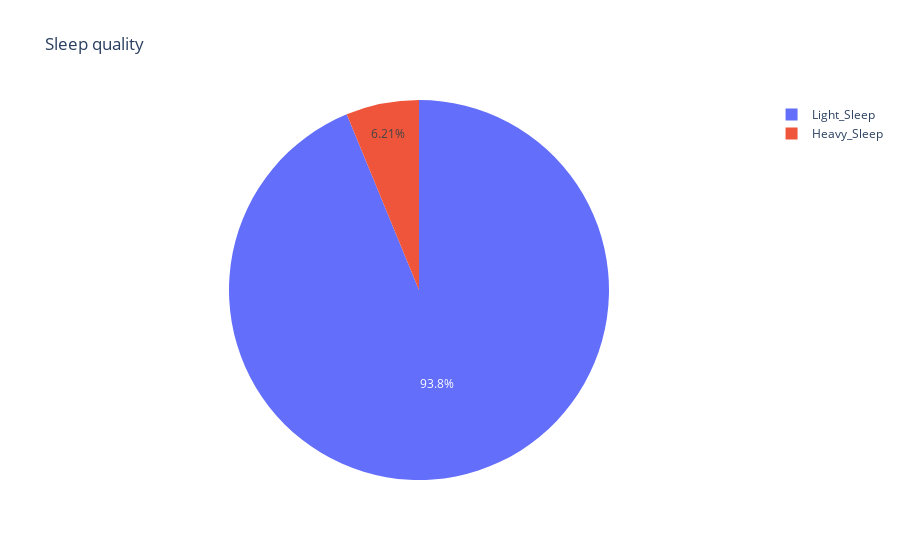

The notebook cell saved with this chart:
### Code cell
#light_sleep_sum = sleep_df_alt[sleep_df_alt["KIND"] == "Light_Sleep"]
#heavy_sleep_sum = sleep_df_alt[sleep_df_alt["KIND"] == "Heavy_Sleep"]

### Figure 1 — Plotly figure (JSON) as saved in the notebook; plotly's stock layout.template omitted (floating-point values rounded to 4 significant figures)
{"data": [{"domain": {"x": [0, 1], "y": [0, 1]}, "hovertemplate": "KIND=%{label}<br>Weight=%{value}<extra></extra>", "labels": ["Heavy_Sleep", "Light_Sleep"], "legendgroup": "", "name": "", "showlegend": true, "type": "pie", "values": [306, 4620]}], "layout": {"legend": {"tracegroupgap": 0}, "title": {"text": "Sleep quality"}}}
